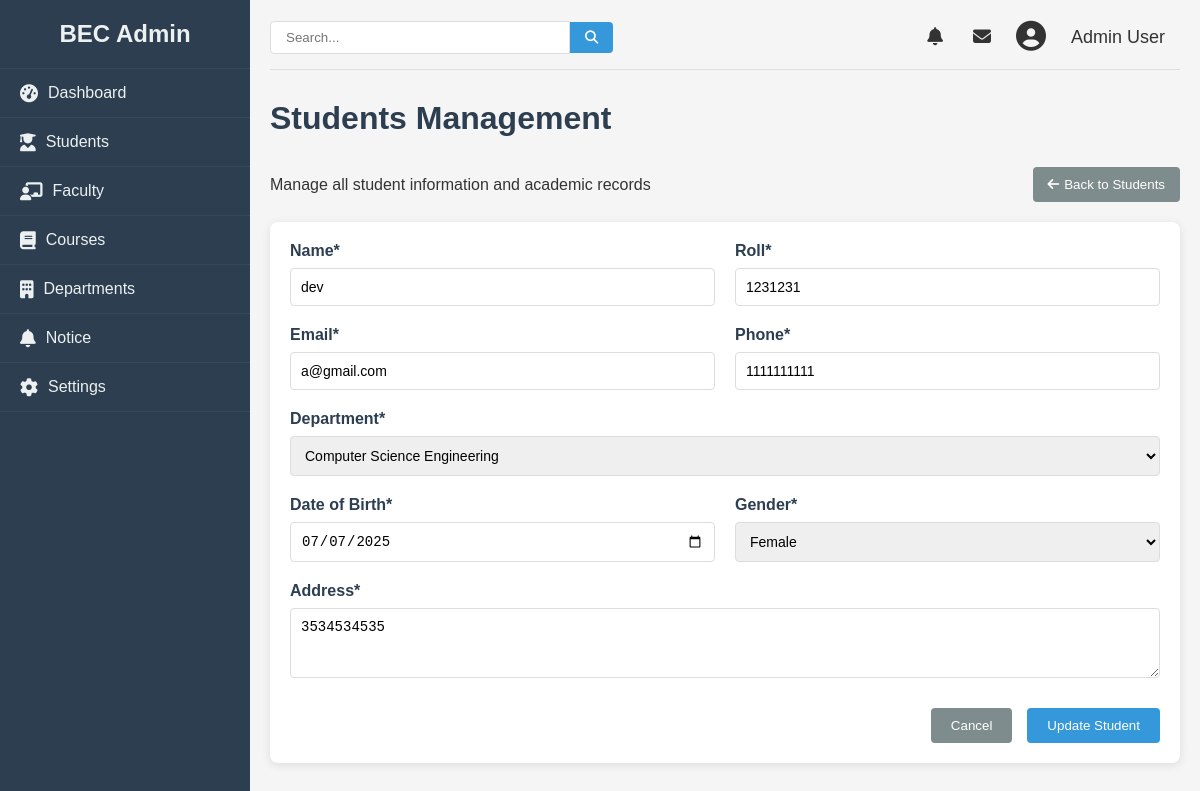
The app's page /admin/update/student/1 with its own data.
### college/model.py (models this page shows, shortened)
class Student(db.Model):
    id = db.Column(db.Integer, primary_key=True)
    name = db.Column(db.String(100), nullable=False)
    roll = db.Column(db.Integer, nullable=False)
    email = db.Column(db.String(100), unique=True, nullable=False)
    phone = db.Column(db.Integer, nullable=False)
    semester = db.Column(db.Integer, db.ForeignKey('semester.id'), nullable=False)
    dob = db.Column(db.Date, nullable=False)
    gender = db.Column(db.String, nullable=False)
    department = db.Column(db.String, nullable=False)
    address = db.Column(db.String, nullable=False)

### college/admin/update.py (the view, shortened to what this page needs)
@app.route("/admin/update/student/<id>", methods = ["GET", "POST"])
def updatestdn(id):
    student = Student.query.get(id)
    return render_template("addstudent.html", data= student, allsem = sem, departments= dep)

### college/admin/templates/addstudent.html (shortened to what this page needs)
{% from "macro/cmsnav.html" import cmsnav%}
{%extends "admbase.html"%}
{%block head%}
<link rel="stylesheet" href="{{url_for('static', filename='css/styles.css')}}">
<link rel="stylesheet" href="https://cdnjs.cloudflare.com/ajax/libs/font-awesome/6.4.0/css/all.min.css">
{%endblock%}
{%block content%}
<div class="container" w-tid="21">
    {{cmsnav()}}
    <main class="main-content" w-tid="111">
        <header class="top-header" w-tid="113">
            <div class="search-box" w-tid="115">
                <input type="text" placeholder="Search..." w-tid="117" />
                <button w-tid="119"><i class="fas fa-search" w-tid="121"></i></button>
            </div>
            <div class="user-profile" w-tid="123">
                <span class="notification" w-tid="125"><i class="fas fa-bell" w-tid="127"></i></span>
                <span class="message" w-tid="129"><i class="fas fa-envelope" w-tid="131"></i></span>
                <div class="profile-img" w-tid="133">
                    <i class="fas fa-user-circle" w-tid="135"></i>
                </div>
                <span class="username" w-tid="137">Admin User</span>
            </div>
        </header>
        <div id="dashboard-page" class="content-section" w-tid="139">
            <div class="dashboard" w-tid="141">
                <h1 w-tid="357">Students Management</h1>
                <div class="students-header" w-tid="359">
                    <p w-tid="361">Manage all student information and academic records</p>
                    <a style="text-decoration: none; color:white" href="/admin/student">
                        <button id="cancel-add-student" class="back-button" w-tid="1515">
                            <i class="fas fa-arrow-left" w-tid="1517"></i> Back to Students
                        </button>
                    </a>
                </div>
                <div class="student-form-container" w-tid="1519">
                    {%if data%}
                    <form id="add-student-form" method="POST" action="/admin/update/student/{{data.id}}" class="student-form"
                        w-tid="1521">
                        {%else%}
                        <form id="add-student-form" method="POST" action="/admin/addstudent" class="student-form"
                        w-tid="1521">
                        {%endif%}
                        <div class="form-row" w-tid="1523">
                            <div class="form-group" w-tid="1525">
                                <label for="new-firstName" w-tid="1527">Name*</label>
                                <input type="text" id="new-firstName" name="name" required="" w-tid="1529"
                                    value="{{data.name}}">
                            </div>
                            <div class="form-group" w-tid="1525">
                                <label for="new-firstName" w-tid="1527">Roll*</label>
                                <input type="text" id="new-firstName" name="roll" minlength='5' maxlength="10" required="" w-tid="1529" value="{{data.roll}}">
                            </div>
                        </div>
                        <div class="form-row" w-tid="1537">
                            <div class="form-group" w-tid="1539">
                                <label for="new-email" w-tid="1541">Email*</label>
                                <input type="email" id="new-email" name="email" required="" w-tid="1543" value="{{data.email}}">
                            </div>
                            <div class="form-group" w-tid="1545">
                                <label for="new-phone" w-tid="1547">Phone*</label>
                                <input type="tel" id="new-phone" minlength="10" maxlength="15" name="phone" required="" w-tid="1549"
                                value="{{data.phone}}">
                            </div>
                        </div>
                        <div class="form-row" w-tid="1551">
                            <div class="form-group" w-tid="1553">
                                <label for="new-department" w-tid="1555">Department*</label>
                                <select id="new-department" name="department" required="" w-tid="1557">
                                    {%for dep in departments%}
                                    <option {%if dep == data.department%}selected{%endif%} value="{{dep}}">{{dep}}</option>
                                    {%endfor%}
                                </select>
                            </div>
                        </div>
                        <div class="form-row" w-tid="1569">
                            <div class="form-group" w-tid="1571">
                                <label for="new-dob" w-tid="1573">Date of Birth*</label>
                                <input type="date" id="new-dob" name="dob" required="" w-tid="1575"
                                value="{{data.dob}}">
                            </div>
                            <div class="form-group" w-tid="1577">
                                <label for="new-gender" w-tid="1579">Gender*</label>
                                <select id="new-gender" name="gender" required="" w-tid="1581">
                                    {%set genders = ['Male', 'Female', 'Other']%}
                                    {%for gender in genders%}
                                    <option value="{{gender}}" {%if gender == data.gender%}selected{%endif%} w-tid="1585">{{gender}}</option>
                                    {%endfor%}
                                </select>
                            </div>
                        </div>
                        <div class="form-row" w-tid="1591">
                            <div class="form-group full-width" w-tid="1593">
                                <label for="new-address" w-tid="1595">Address*</label>
                                <textarea id="new-address" name="address" rows="3" required="" w-tid="1597" >{{data.address}}</textarea>
                            </div>
                        </div>
                        <div class="form-actions" w-tid="1599">
                            <a href="/admin/student"><button type="button" id="cancel-add-student" class="cancel-btn"
                                w-tid="1601">Cancel</button></a>
                            {%if data%}
                            <button type="submit" class="save-btn" w-tid="1603">Update Student</button>
                            {%else%}
                            <button type="submit" class="save-btn" w-tid="1603">Add Student</button>
                            {%endif%}
                        </div>
                    </form>
                </div>
            </div>
        </div>
    </main>
</div>
{%endblock%}

### college/static/css/styles.css (style rules this page uses)
* { margin: 0; padding: 0; box-sizing: border-box; }
body { font-family: Arial, sans-serif; background-color: #f5f5f5; color: #333; }
a { text-decoration: none; color:inherit; }
.container { display: flex; min-height: 100vh; }
.main-content { flex: 1; padding: 20px; }
.top-header { display: flex; justify-content: space-between; align-items: center; margin-bottom: 30px; padding-bottom: 15px; border-bottom: 1px solid #ddd; }
.search-box { display: flex; align-items: center; }
.search-box input { padding: 8px 15px; border: 1px solid #ddd; border-radius: 4px 0 0 4px; width: 300px; }
.search-box button { background: #3498db; color: white; border: none; padding: 8px 15px; border-radius: 0 4px 4px 0; cursor: pointer; }
.user-profile { display: flex; align-items: center; }
.user-profile span { margin: 0 15px; font-size: 18px; cursor: pointer; }
.profile-img { font-size: 30px; margin: 0 10px; }
.dashboard h1 { margin-bottom: 30px; color: #2c3e50; }
.content-section { display: none; }
#dashboard-page { display: block; }
.students-header { display: flex; justify-content: space-between; align-items: center; margin-bottom: 20px; }
.back-button { background-color: #7f8c8d; color: white; border: none; padding: 10px 15px; border-radius: 4px; cursor: pointer; display: flex; align-items: center; }
.back-button i { margin-right: 5px; }
.student-form-container { background: white; border-radius: 8px; padding: 20px; box-shadow: 0 2px 10px rgba(0, 0, 0, 0.1); }
.student-form { display: flex; flex-direction: column; gap: 20px; }
.form-row { display: flex; gap: 20px; }
.form-group { flex: 1; display: flex; flex-direction: column; }
.form-group.full-width { width: 100%; }
.form-group label { margin-bottom: 8px; font-weight: bold; color: #2c3e50; }
.form-group input, .form-group select, .form-group textarea { padding: 10px; border: 1px solid #ddd; border-radius: 4px; font-size: 14px; }
.form-group textarea { resize: vertical; }
.form-actions { display: flex; justify-content: flex-end; gap: 15px; margin-top: 10px; }
.cancel-btn { background-color: #7f8c8d; color: white; border: none; padding: 10px 20px; border-radius: 4px; cursor: pointer; }
.save-btn { background-color: #3498db; color: white; border: none; padding: 10px 20px; border-radius: 4px; cursor: pointer; }

### records on screen
Student: name "dev", roll "1231231", email "a@gmail.com", phone "1111111111", department "Computer Science Engineering", dob "07/07/2025", gender "Female", address "3534534535"
